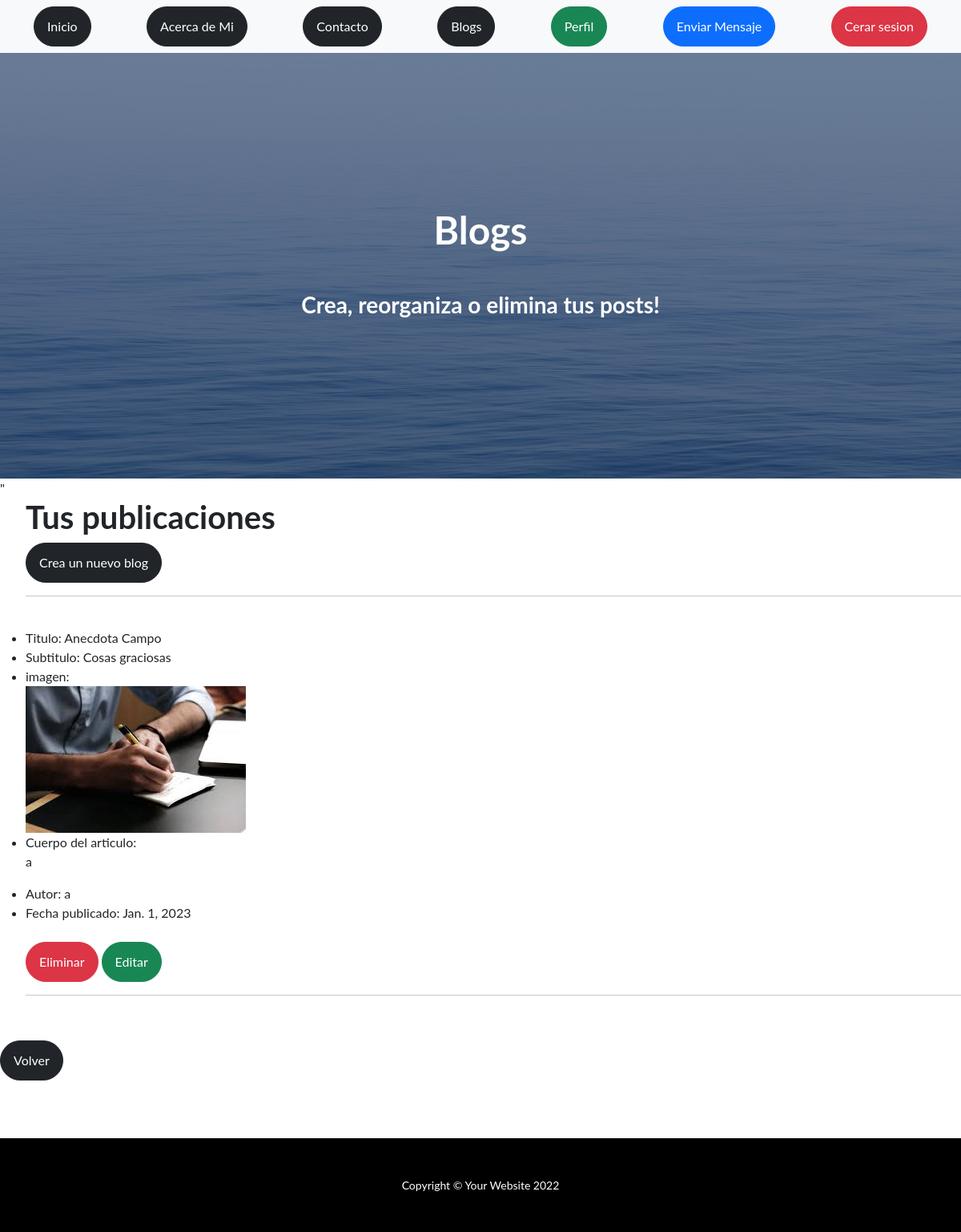
The page /leerBlog/ (signed in) on the database its author committed.
### App/models.py (models this page shows, shortened)
class Blog(models.Model):
    titulo= models.CharField(max_length=60)
    subtitulo= models.CharField(max_length=70)
    imagen= models.ImageField(upload_to="imagenes")
    cuerpo= RichTextUploadingField()
    autor= models.CharField(max_length=30)
    fecha= models.DateField()

### App/views.py (the view)
# urls.py: path("leerBlog/", leerBlog, name="leerBlog"),
@login_required
def leerBlog(request):
    blog= Blog.objects.all()
    return render(request, "App/leerBlog.html", {"blog":blog, 'avatar': obtenerAvatar(request)})

### App/views.py (called while the page is built)
@login_required
def obtenerAvatar(request):
    lista=Avatar.objects.filter(user=request.user)
    if len(lista)!=0:
        avatar=lista[0].imagen.url
    else:
        avatar="/media/avatars/homero.png"
    return avatar

### App/templates/App/leerBlog.html (shortened to what this page needs)
{% extends "App/padre.html" %}
{% load static %}
{% block titulo %}
<h1 class="mb-5">Blogs</h1>
{% endblock %}
{% block subtitulo %}
<h3>Crea, reorganiza o elimina tus posts!</h3>
{% endblock %}
{% block contenido_que_cambia %}
<form action="{% url 'leerBlog' %}" method="POST" enctype="multipart/form-data"> {% csrf_token %}"
    <article>
        <ul>
            <h1> Tus publicaciones</h1>
            <a class="btn btn-dark btn-xm rounded-pill" href="{% url 'crearBlog' %}">Crea un nuevo blog</a>
            <hr>
            {% for k in blog %}
            <br>
            <li>Titulo: {{ k.titulo }}</li>
            <li>Subtitulo: {{ k.subtitulo }}</li>
            <li>imagen: <br><img src=" /media/{{ k.imagen }}" alt="{{ k.titulo }}" style="max-width: 50%; max-height: 50%;"></li>
            <li><label for="comentario">Cuerpo del articulo:</label></li>
            <p cols="160" rows="10" id="comentario"> {{ k.cuerpo }}</p>
            <li>Autor: {{ k.autor }}</li>
            <li>Fecha publicado: {{ k.fecha }}</li>
            <br>
            <a class="btn btn-danger btn-xm rounded-pill" href="{% url 'eliminarBlog' k.id %}">Eliminar </a>
            <a class="btn btn-success btn-xm rounded-pill" href="{% url 'editarBlog' k.id %}">Editar</a>
            <hr>
            <br>
            {% endfor %}
        </ul>
    </article>
</form>
{% endblock %}
{% block cambiar_boton_final %}
<section>
    <a class="btn btn-dark btn-xm rounded-pill" href="http://127.0.0.1:8000/blogs/#">Volver</a>
</section>
{% endblock %}

### rows shown on the page
Blog: titulo "Anecdota Campo", subtitulo "Cosas graciosas", imagen (picture), cuerpo "a", autor "a", fecha "Jan. 1, 2023"
